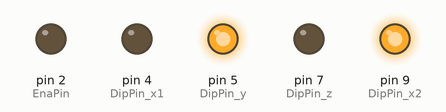
The sketch below on a simulated Arduino Uno, built with avr-gcc and run on an emulated ATmega328P. On the bench: output pins drawn as LEDs (lit = HIGH). Pins used as bus, display or sensor lines are not drawn.

Above: at 0.1 s.
Timing chart, 0 to 1.6 s (numbered marks = the images above):
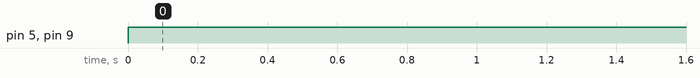

Measured:
- by itself, pin 5 (DipPin_y), pin 9 (DipPin_x2): LOW → HIGH at 0.00 s

The sketch:

servo2.ino
```cpp
#define EnaPin 2

#define StepPin_x1 3
#define DipPin_x1 4

#define StepPin_x2 10
#define DipPin_x2 9

#define StepPin_y 6
#define DipPin_y 5

#define StepPin_z 8
#define DipPin_z 7

int i=0;

bool b=true;
void setup()
{
  Serial.begin(9600);
  pinMode (EnaPin,OUTPUT);

  pinMode (StepPin_x1,OUTPUT);
  pinMode (DipPin_x1,OUTPUT);

  pinMode (StepPin_x2,OUTPUT);
  pinMode (DipPin_x2,OUTPUT);

  pinMode (StepPin_y,OUTPUT);
  pinMode (DipPin_y,OUTPUT);

  pinMode (StepPin_z,OUTPUT);
  pinMode (DipPin_z,OUTPUT);
}

void loop()
{
  if(b==true)
  {
  move(0,10000,0);
  }
}
////////////////////////////////////////////////////////////////////////
void move(int steps_x,int steps_y,int steps_z) //os x
{
  digitalWrite(EnaPin,LOW); // 2 na LOW to w "prawo"
  digitalWrite(DipPin_x1,LOW);// DIP high "lewo"

  digitalWrite(EnaPin,LOW); // 2 na LOW to w "prawo"
  digitalWrite(DipPin_x2,HIGH); // DIP high "lewo"

  digitalWrite(EnaPin,LOW); // 2 na LOW to w "prawo"
  digitalWrite(DipPin_y,HIGH); // DIP high "lewo"

  digitalWrite(EnaPin,LOW); // 2 na LOW to w "prawo"
  digitalWrite(DipPin_z,LOW); // DIP high "lewo"

     if(i < steps_y)
      {
       i++;
       digitalWrite(StepPin_y,!digitalRead(StepPin_y));
       digitalWrite(StepPin_y,!digitalRead(StepPin_y));
       delay(1);
      }
      else
      {
       digitalWrite(StepPin_y,LOW);
       digitalWrite(StepPin_y,LOW);
      }
//      for(int i=0; i<steps_y;i++)
//      {
//      digitalWrite(StepPin_y,!digitalRead(StepPin_y));
//      }
//        for(int i=0; i<steps_z;i++)
//        {
//          digitalWrite(StepPin_z,!digitalRead(StepPin_z));
//        }
//      delay(1);

}
////////////////////////////////////////////////////////////////////////
```
